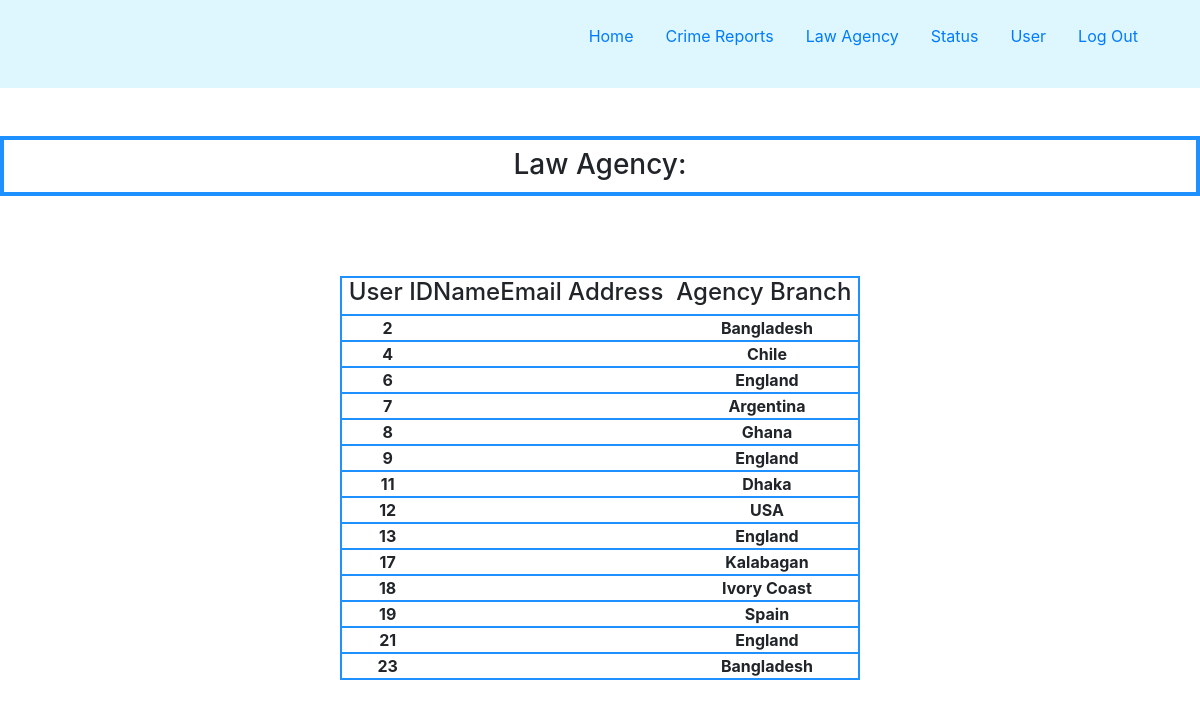
The page /database/lawagency/ (signed in) on the database its author committed.
### lawagency/models.py (models this page shows)
class LawAgency(models.Model):
    user = models.OneToOneField(User, on_delete=models.CASCADE, db_column="User ID")
    agency_ID = models.CharField(max_length=10, db_column="Agency ID", unique=True)
    agency_branch = models.CharField(max_length=10,db_column="Agency Branch")
    usertype = models.CharField(max_length=15, db_column="User Type", default='Law Agency')

### lawagency/views.py (the view)
# urls.py: path('database/', include('lawagency.urls')),
@login_required
def lawagency(request):
    lawlist = LawAgency.objects.all()
    return render(request, 'lawagency/databaseoflawagency.html', {'lawlist':lawlist})

### templates/lawagency/databaseoflawagency.html (shortened to what this page needs)
{% extends 'defaultAdmin/base.html' %}
{% block headers %}
    <br>
    <br>
    <div align="center">
    <h3 style="border: 4px solid DodgerBlue; padding-bottom: 10px; padding-top: 8px">Law Agency:</h3>
    </div>
{% endblock %}
{% block database %}
    <br>
    <br>
    <div align="center">
    <table>
    <thead>
        <tr align="center" style="border: 2px solid DodgerBlue;">
            <th><h4>&nbsp;User ID</h4></th>
            <th><h4>Name</h4></th>
            <th><h4>Email Address&nbsp;&nbsp;</h4></th>
            <th><h4>Agency Branch&nbsp;</h4></th>
        </tr>
    </thead>
    <tbody>
        {% for lawlist in lawlist %}
            <tr align="center" style="border: 2px solid DodgerBlue">
                <td><strong>{{ lawlist.user_id }}</strong></td>
                <td><strong>{{ lawlist.name }}</strong></td>
                <td><strong>{{ lawlist.email }}</strong></td>
                <td><strong>{{ lawlist.agency_branch }}</strong></td>
            </tr>
        {% endfor %} <br>
    </tbody>
    </table>
    </div>
{% endblock %}

### defaultAdmin/static/defaultAdmin/style.css (style rules this page uses)
*, *:before, *:after { box-sizing: border-box; }
html { -webkit-font-smoothing: antialiased; -moz-osx-font-smoothing: grayscale; }
body { font-family: "Roboto", sans-serif; }

### rows shown on the page
LawAgency: user_id "2", agency_branch "Bangladesh"
LawAgency: user_id "4", agency_branch "Chile"
LawAgency: user_id "6", agency_branch "England"
LawAgency: user_id "7", agency_branch "Argentina"
LawAgency: user_id "8", agency_branch "Ghana"
LawAgency: user_id "9", agency_branch "England"
LawAgency: user_id "11", agency_branch "Dhaka"
LawAgency: user_id "12", agency_branch "USA"
LawAgency: user_id "13", agency_branch "England"
LawAgency: user_id "17", agency_branch "Kalabagan"
LawAgency: user_id "18", agency_branch "Ivory Coast"
LawAgency: user_id "19", agency_branch "Spain"
LawAgency: user_id "21", agency_branch "England"
LawAgency: user_id "23", agency_branch "Bangladesh"
